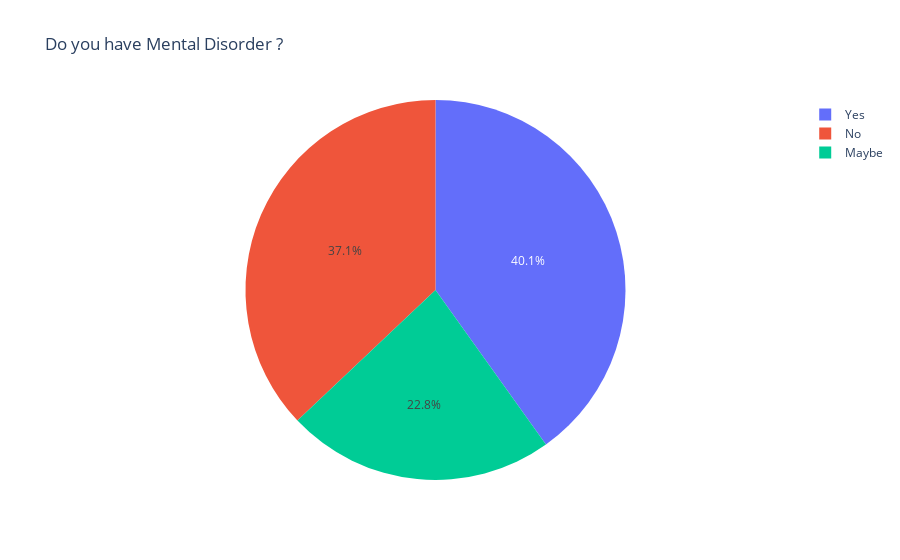

This figure's notebook cell:
### Code cell
fig = px.pie(df_48, values='Count_Mental_Disorder', names='Answer', title='Do you have Mental Disorder ?')
fig.show()

### Figure 1 — Plotly figure (JSON) as saved in the notebook; plotly's stock layout.template omitted (floating-point values rounded to 4 significant figures)
{"data": [{"domain": {"x": [0, 1], "y": [0, 1]}, "hovertemplate": "Answer=%{label}<br>Count_Mental_Disorder=%{value}<extra></extra>", "labels": ["Yes", "No", "Maybe"], "legendgroup": "", "name": "", "showlegend": true, "type": "pie", "values": [575, 531, 327]}], "layout": {"legend": {"tracegroupgap": 0}, "title": {"text": "Do you have Mental Disorder ?"}}}
